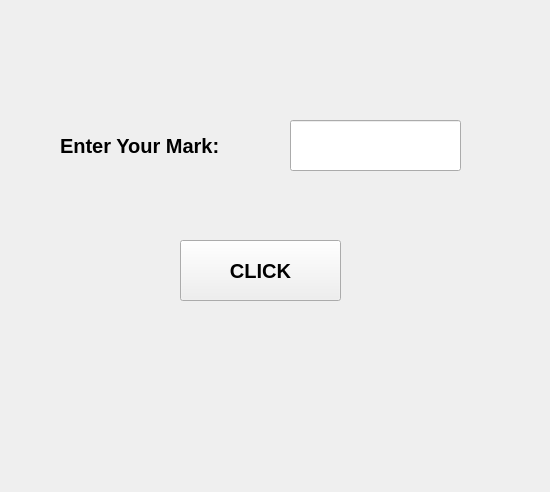
<?xml version="1.0" encoding="UTF-8"?>
<ui version="4.0">
 <class>form1</class>
 <widget class="QWidget" name="form1">
  <property name="geometry">
   <rect>
    <x>0</x>
    <y>0</y>
    <width>550</width>
    <height>492</height>
   </rect>
  </property>
  <property name="windowTitle">
   <string>Line Edit Demo</string>
  </property>
  <widget class="QLabel" name="l1">
   <property name="geometry">
    <rect>
     <x>60</x>
     <y>120</y>
     <width>201</width>
     <height>51</height>
    </rect>
   </property>
   <property name="font">
    <font>
     <family>MS Sans Serif</family>
     <pointsize>15</pointsize>
     <weight>75</weight>
     <bold>true</bold>
    </font>
   </property>
   <property name="text">
    <string>Enter Your Mark:</string>
   </property>
  </widget>
  <widget class="QLineEdit" name="le1">
   <property name="enabled">
    <bool>true</bool>
   </property>
   <property name="geometry">
    <rect>
     <x>290</x>
     <y>120</y>
     <width>171</width>
     <height>51</height>
    </rect>
   </property>
   <property name="font">
    <font>
     <pointsize>15</pointsize>
     <weight>75</weight>
     <bold>true</bold>
    </font>
   </property>
   <property name="text">
    <string/>
   </property>
   <property name="clearButtonEnabled">
    <bool>false</bool>
   </property>
  </widget>
  <widget class="QPushButton" name="b1">
   <property name="geometry">
    <rect>
     <x>180</x>
     <y>240</y>
     <width>161</width>
     <height>61</height>
    </rect>
   </property>
   <property name="font">
    <font>
     <family>MS Sans Serif</family>
     <pointsize>15</pointsize>
     <weight>75</weight>
     <bold>true</bold>
    </font>
   </property>
   <property name="text">
    <string>CLICK</string>
   </property>
  </widget>
  <widget class="QLabel" name="l2">
   <property name="geometry">
    <rect>
     <x>154</x>
     <y>370</y>
     <width>221</width>
     <height>61</height>
    </rect>
   </property>
   <property name="font">
    <font>
     <pointsize>15</pointsize>
     <weight>75</weight>
     <bold>true</bold>
    </font>
   </property>
   <property name="text">
    <string/>
   </property>
   <property name="alignment">
    <set>Qt::AlignCenter</set>
   </property>
  </widget>
 </widget>
 <resources/>
 <connections/>
</ui>
